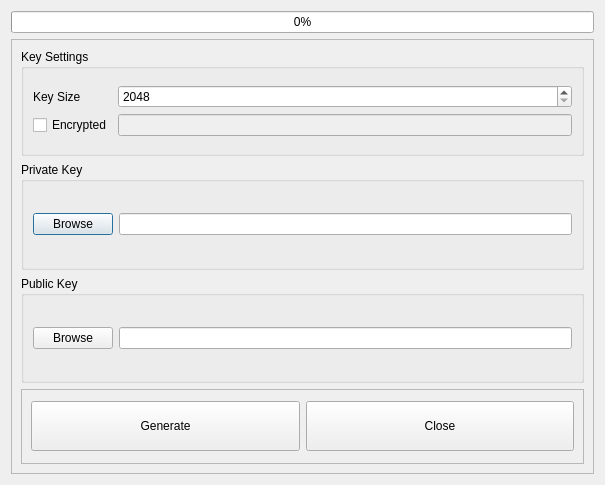
<?xml version="1.0" encoding="UTF-8"?>
<ui version="4.0">
 <class>genRSA</class>
 <widget class="QDialog" name="genRSA">
  <property name="geometry">
   <rect>
    <x>0</x>
    <y>0</y>
    <width>605</width>
    <height>485</height>
   </rect>
  </property>
  <property name="windowTitle">
   <string>Dialog</string>
  </property>
  <layout class="QGridLayout" name="gridLayout_2">
   <item row="0" column="0">
    <layout class="QGridLayout" name="gridLayout">
     <item row="1" column="0">
      <widget class="QScrollArea" name="scrollArea">
       <property name="widgetResizable">
        <bool>true</bool>
       </property>
       <widget class="QWidget" name="scrollAreaWidgetContents">
        <property name="geometry">
         <rect>
          <x>0</x>
          <y>0</y>
          <width>583</width>
          <height>432</height>
         </rect>
        </property>
        <layout class="QGridLayout" name="gridLayout_4">
         <item row="0" column="0">
          <layout class="QGridLayout" name="gridLayout_3">
           <item row="3" column="2">
            <widget class="QGroupBox" name="groupBox_2">
             <property name="title">
              <string>Private Key</string>
             </property>
             <layout class="QGridLayout" name="gridLayout_8">
              <item row="0" column="0">
               <layout class="QGridLayout" name="gridLayout_7">
                <item row="0" column="1">
                 <widget class="QLineEdit" name="privateKey">
                  <property name="dragEnabled">
                   <bool>true</bool>
                  </property>
                  <property name="clearButtonEnabled">
                   <bool>true</bool>
                  </property>
                 </widget>
                </item>
                <item row="0" column="0">
                 <widget class="QPushButton" name="browse_privateKey">
                  <property name="text">
                   <string>Browse</string>
                  </property>
                 </widget>
                </item>
               </layout>
              </item>
             </layout>
            </widget>
           </item>
           <item row="5" column="2">
            <widget class="QGroupBox" name="groupBox">
             <property name="title">
              <string>Public Key</string>
             </property>
             <layout class="QGridLayout" name="gridLayout_10">
              <item row="0" column="0">
               <layout class="QGridLayout" name="gridLayout_9">
                <item row="0" column="1">
                 <widget class="QLineEdit" name="publicKey">
                  <property name="dragEnabled">
                   <bool>true</bool>
                  </property>
                  <property name="clearButtonEnabled">
                   <bool>true</bool>
                  </property>
                 </widget>
                </item>
                <item row="0" column="0">
                 <widget class="QPushButton" name="browse_publicKey">
                  <property name="text">
                   <string>Browse</string>
                  </property>
                 </widget>
                </item>
               </layout>
              </item>
             </layout>
            </widget>
           </item>
           <item row="2" column="2">
            <widget class="QGroupBox" name="groupBox">
             <property name="title">
              <string>Key Settings</string>
             </property>
             <layout class="QGridLayout" name="gridLayout_6">
              <item row="0" column="0">
               <layout class="QGridLayout" name="gridLayout_5">
                <item row="1" column="1">
                 <widget class="QSpinBox" name="keysize">
                  <property name="minimum">
                   <number>2048</number>
                  </property>
                  <property name="maximum">
                   <number>999999999</number>
                  </property>
                 </widget>
                </item>
                <item row="1" column="0">
                 <widget class="QLabel" name="label">
                  <property name="text">
                   <string>Key Size</string>
                  </property>
                 </widget>
                </item>
                <item row="2" column="0">
                 <widget class="QCheckBox" name="encrypted">
                  <property name="text">
                   <string>Encrypted</string>
                  </property>
                 </widget>
                </item>
                <item row="2" column="1">
                 <widget class="QLineEdit" name="passphrase">
                  <property name="enabled">
                   <bool>false</bool>
                  </property>
                  <property name="echoMode">
                   <enum>QLineEdit::PasswordEchoOnEdit</enum>
                  </property>
                  <property name="dragEnabled">
                   <bool>true</bool>
                  </property>
                  <property name="clearButtonEnabled">
                   <bool>true</bool>
                  </property>
                 </widget>
                </item>
               </layout>
              </item>
             </layout>
            </widget>
           </item>
          </layout>
         </item>
         <item row="2" column="0">
          <widget class="QFrame" name="frame">
           <property name="maximumSize">
            <size>
             <width>16777215</width>
             <height>75</height>
            </size>
           </property>
           <property name="frameShape">
            <enum>QFrame::StyledPanel</enum>
           </property>
           <property name="frameShadow">
            <enum>QFrame::Raised</enum>
           </property>
           <layout class="QGridLayout" name="gridLayout_12">
            <item row="0" column="0">
             <layout class="QGridLayout" name="gridLayout_11">
              <item row="0" column="1">
               <widget class="QPushButton" name="close">
                <property name="minimumSize">
                 <size>
                  <width>0</width>
                  <height>50</height>
                 </size>
                </property>
                <property name="maximumSize">
                 <size>
                  <width>16777215</width>
                  <height>50</height>
                 </size>
                </property>
                <property name="text">
                 <string>Close</string>
                </property>
               </widget>
              </item>
              <item row="0" column="0">
               <widget class="QPushButton" name="generate">
                <property name="minimumSize">
                 <size>
                  <width>0</width>
                  <height>50</height>
                 </size>
                </property>
                <property name="maximumSize">
                 <size>
                  <width>16777215</width>
                  <height>50</height>
                 </size>
                </property>
                <property name="text">
                 <string>Generate</string>
                </property>
               </widget>
              </item>
             </layout>
            </item>
           </layout>
          </widget>
         </item>
        </layout>
       </widget>
      </widget>
     </item>
     <item row="0" column="0">
      <widget class="QProgressBar" name="progressBar">
       <property name="maximum">
        <number>100</number>
       </property>
       <property name="value">
        <number>0</number>
       </property>
       <property name="orientation">
        <enum>Qt::Horizontal</enum>
       </property>
       <property name="textDirection">
        <enum>QProgressBar::TopToBottom</enum>
       </property>
      </widget>
     </item>
    </layout>
   </item>
  </layout>
 </widget>
 <resources/>
 <connections/>
</ui>
